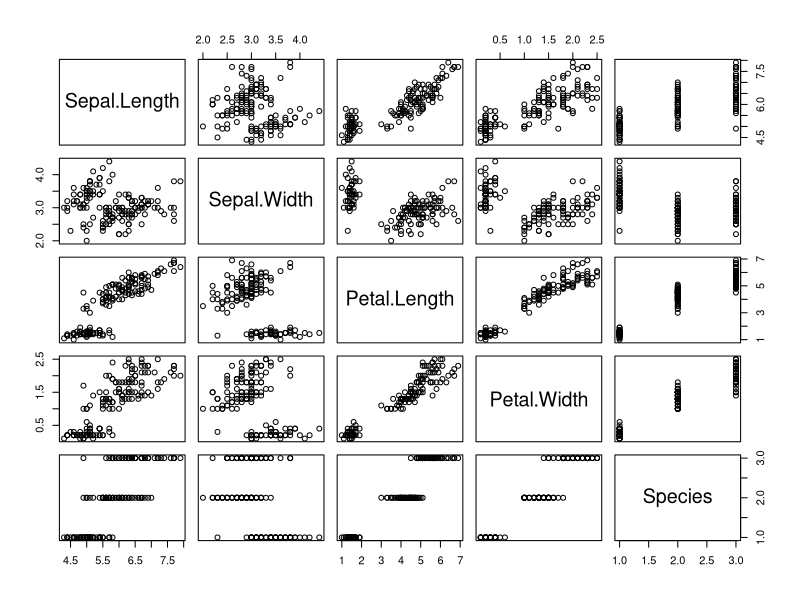
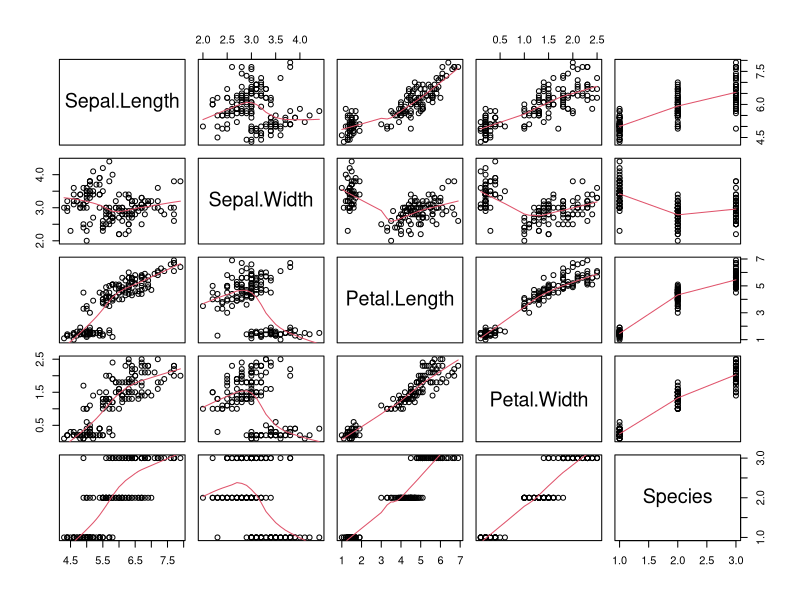
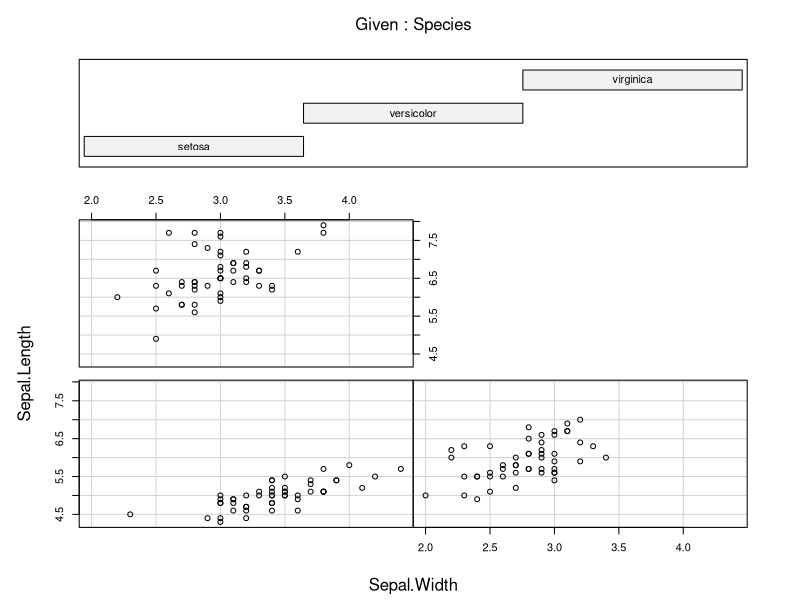
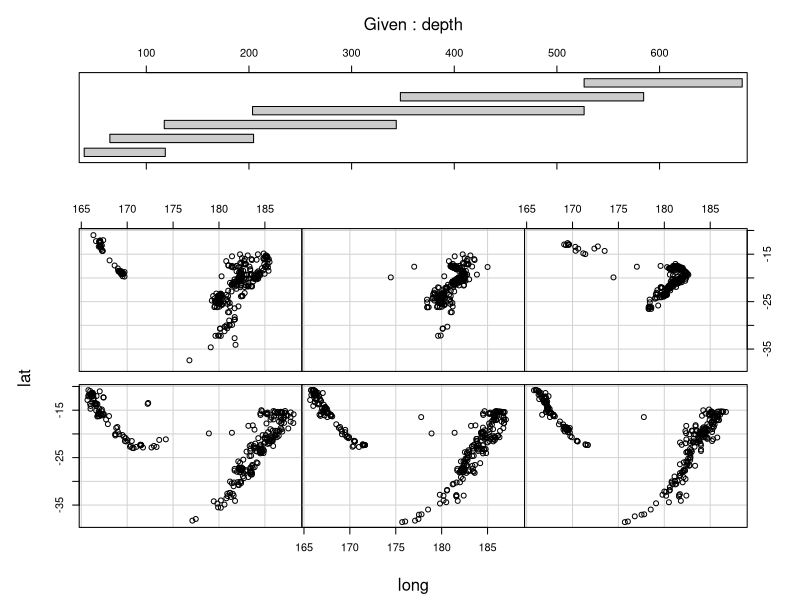
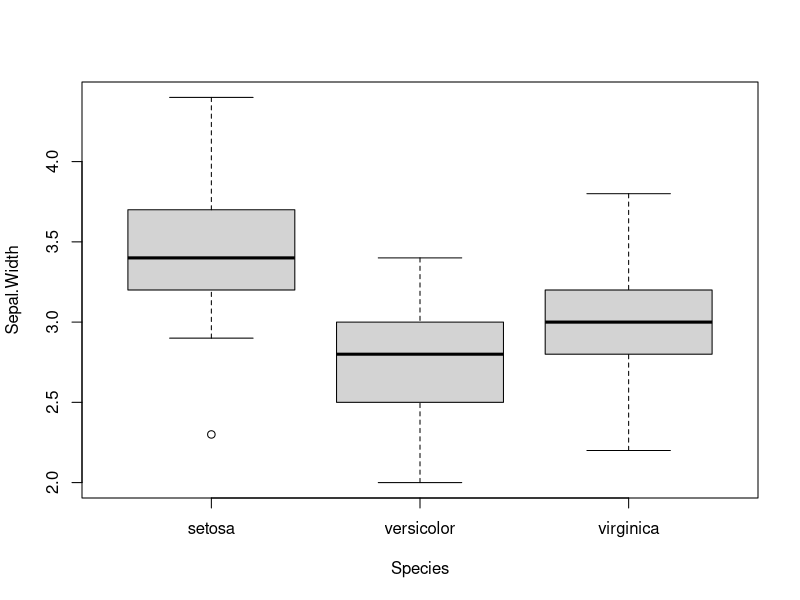
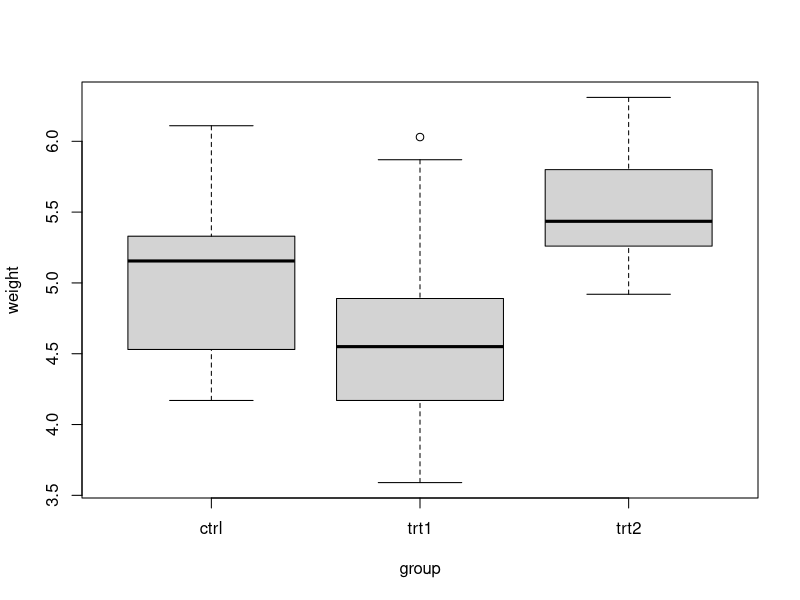
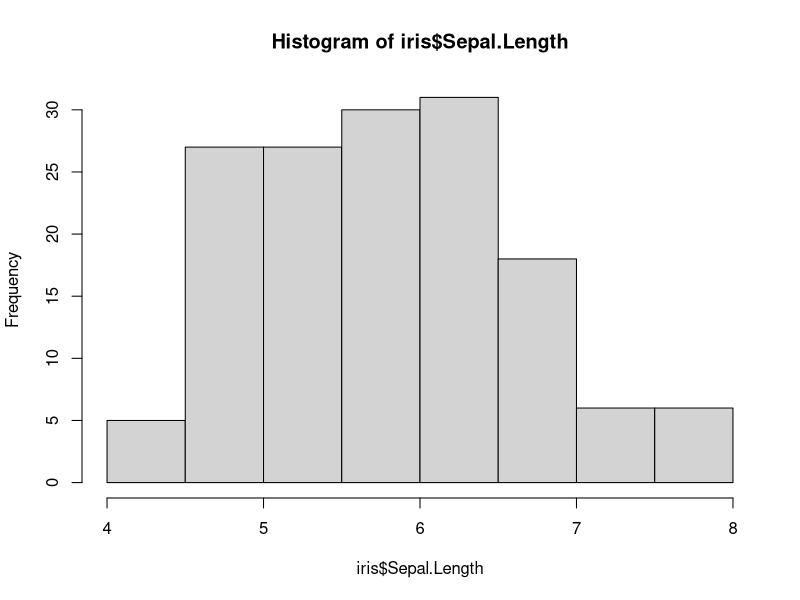
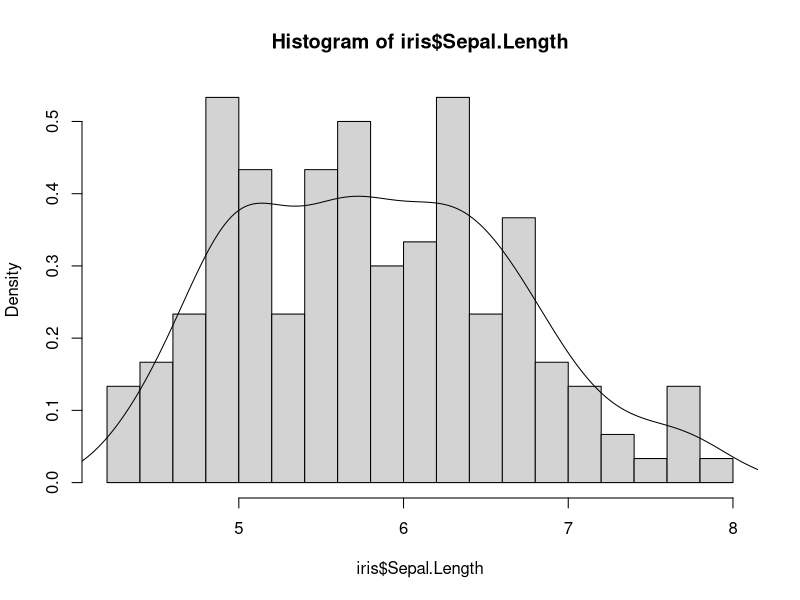

Here is the R script that generated these plots, in order:
# ---------------------------------------------------------#
plot(iris)

pairs(iris, panel = panel.smooth)

# ---------------------------------------------------------#

# gráfico de dispersión para dos variables, condicionales de 
# una tercer variable
coplot(Sepal.Length ~ Sepal.Width | Species, data=iris)
coplot(lat ~ long | depth, data = quakes)
co.intervals(quakes$depth)

# ---------------------------------------------------------#

boxplot(Sepal.Width ~ Species, data=iris)
plot(weight ~ group, PlantGrowth)

# ---------------------------------------------------------#

hist(iris$Sepal.Length)
hist(iris$Sepal.Length, breaks = 15, freq=F)
lines(density(iris$Sepal.Length))

# ---------------------------------------------------------#
